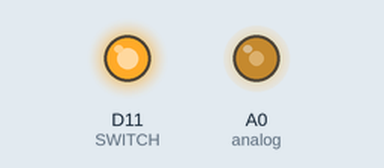
The sketch below on a simulated Arduino Zero (SAMD21). Parts: output pins drawn as LEDs (lit = HIGH).

Above: at 0.1 s.
Timing chart, 0 to 1.6 s (numbered marks = the images above):
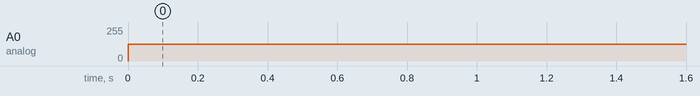

Measured:
- by itself, A0 (analog): 0/255 → 127/255 at 0.00 s

The sketch:

CBRSBoard2.ino
```cpp
#include <SPI.h>


// rf switch
// pin 11 is used to control Board1's switch
// low: RF2 antenna to J3, high: RF1 J1 to J3
#define SWITCH  11

// analog
#define analog  A0


void setup() {
  // initialize SPI:
  SPI.begin();
  pinMode(SWITCH, OUTPUT);
  analogWriteResolution(10);  //Change the DAC resolution to 10-bits
  analogWrite(analog, 0);         // Initialize Dac  to Zero

}

uint8_t ctrl_word1, ctrl_word2;

void loop() {
  digitalWrite(SWITCH, HIGH);

  analogWrite(analog, 512);

}
```
